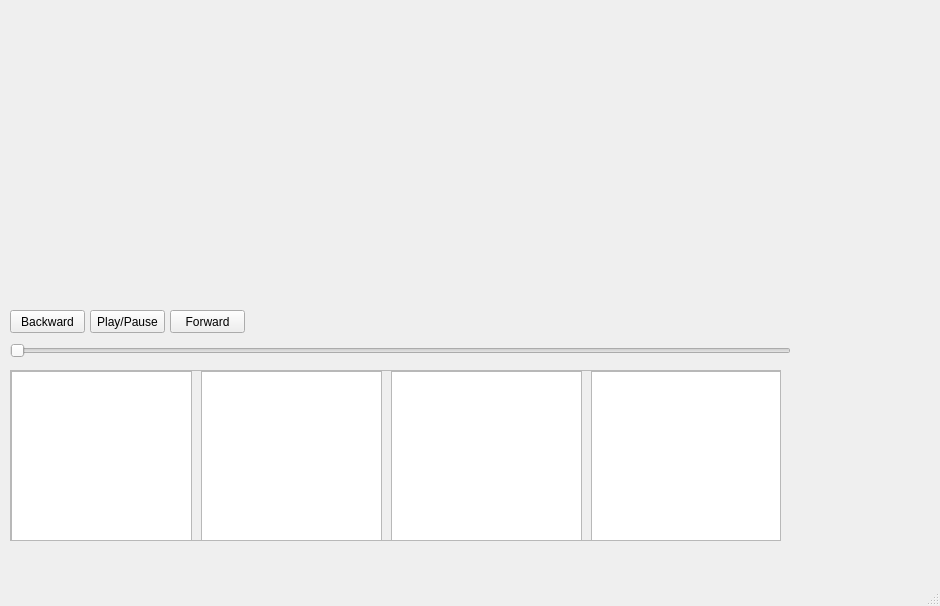
<?xml version="1.0" encoding="UTF-8"?>
<ui version="4.0">
 <class>MainWindow</class>
 <widget class="QMainWindow" name="MainWindow">
  <property name="geometry">
   <rect>
    <x>0</x>
    <y>0</y>
    <width>940</width>
    <height>606</height>
   </rect>
  </property>
  <property name="windowTitle">
   <string>MainWindow</string>
  </property>
  <widget class="QWidget" name="centralwidget">
   <widget class="QSlider" name="horizontalSlider">
    <property name="geometry">
     <rect>
      <x>10</x>
      <y>340</y>
      <width>781</width>
      <height>22</height>
     </rect>
    </property>
    <property name="orientation">
     <enum>Qt::Horizontal</enum>
    </property>
   </widget>
   <widget class="QPushButton" name="pushButton">
    <property name="geometry">
     <rect>
      <x>10</x>
      <y>310</y>
      <width>75</width>
      <height>23</height>
     </rect>
    </property>
    <property name="text">
     <string>Backward</string>
    </property>
   </widget>
   <widget class="QPushButton" name="pushButton_2">
    <property name="geometry">
     <rect>
      <x>90</x>
      <y>310</y>
      <width>75</width>
      <height>23</height>
     </rect>
    </property>
    <property name="text">
     <string>Play/Pause</string>
    </property>
   </widget>
   <widget class="QPushButton" name="pushButton_3">
    <property name="geometry">
     <rect>
      <x>170</x>
      <y>310</y>
      <width>75</width>
      <height>23</height>
     </rect>
    </property>
    <property name="text">
     <string>Forward</string>
    </property>
   </widget>
   <widget class="QScrollArea" name="scrollArea">
    <property name="geometry">
     <rect>
      <x>10</x>
      <y>370</y>
      <width>771</width>
      <height>171</height>
     </rect>
    </property>
    <property name="widgetResizable">
     <bool>true</bool>
    </property>
    <widget class="QWidget" name="scrollAreaWidgetContents">
     <property name="geometry">
      <rect>
       <x>0</x>
       <y>0</y>
       <width>769</width>
       <height>169</height>
      </rect>
     </property>
     <widget class="QGraphicsView" name="graphicsView_3">
      <property name="geometry">
       <rect>
        <x>190</x>
        <y>0</y>
        <width>181</width>
        <height>171</height>
       </rect>
      </property>
     </widget>
     <widget class="QGraphicsView" name="graphicsView_4">
      <property name="geometry">
       <rect>
        <x>380</x>
        <y>0</y>
        <width>191</width>
        <height>171</height>
       </rect>
      </property>
     </widget>
     <widget class="QGraphicsView" name="graphicsView_2">
      <property name="geometry">
       <rect>
        <x>0</x>
        <y>0</y>
        <width>181</width>
        <height>171</height>
       </rect>
      </property>
     </widget>
     <widget class="QGraphicsView" name="graphicsView_5">
      <property name="geometry">
       <rect>
        <x>580</x>
        <y>0</y>
        <width>191</width>
        <height>171</height>
       </rect>
      </property>
     </widget>
    </widget>
   </widget>
  </widget>
  <widget class="QMenuBar" name="menubar">
   <property name="geometry">
    <rect>
     <x>0</x>
     <y>0</y>
     <width>940</width>
     <height>21</height>
    </rect>
   </property>
  </widget>
  <widget class="QStatusBar" name="statusbar"/>
 </widget>
 <resources/>
 <connections/>
</ui>
